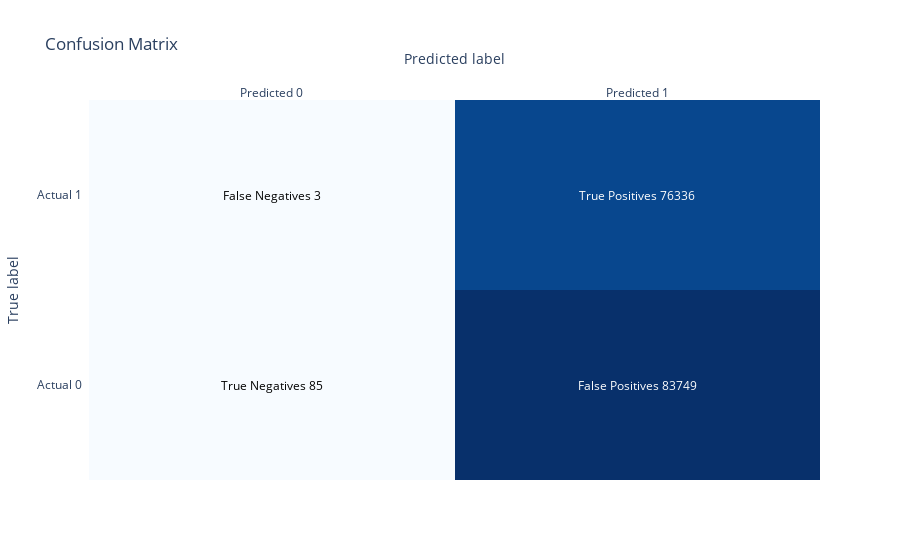

Write notebook code for a chart like this one.
### Code cell
inspect_message('e227', 30)

### Figure 1 — Plotly figure (JSON) as saved in the notebook; plotly's stock layout.template omitted (floating-point values rounded to 4 significant figures)
{"data": [{"colorscale": [[0, "rgb(247,251,255)"], [0.125, "rgb(222,235,247)"], [0.25, "rgb(198,219,239)"], [0.375, "rgb(158,202,225)"], [0.5, "rgb(107,174,214)"], [0.625, "rgb(66,146,198)"], [0.75, "rgb(33,113,181)"], [0.875, "rgb(8,81,156)"], [1, "rgb(8,48,107)"]], "reversescale": false, "showscale": false, "type": "heatmap", "x": ["Predicted 0", "Predicted 1"], "y": ["Actual 0", "Actual 1"], "z": [[85, 83749], [3, 76336]]}], "layout": {"annotations": [{"font": {"color": "#000000"}, "showarrow": false, "text": "True Negatives\n85", "x": "Predicted 0", "xref": "x", "y": "Actual 0", "yref": "y"}, {"font": {"color": "#FFFFFF"}, "showarrow": false, "text": "False Positives\n83749", "x": "Predicted 1", "xref": "x", "y": "Actual 0", "yref": "y"}, {"font": {"color": "#000000"}, "showarrow": false, "text": "False Negatives\n3", "x": "Predicted 0", "xref": "x", "y": "Actual 1", "yref": "y"}, {"font": {"color": "#FFFFFF"}, "showarrow": false, "text": "True Positives\n76336", "x": "Predicted 1", "xref": "x", "y": "Actual 1", "yref": "y"}], "title": {"text": "Confusion Matrix"}, "xaxis": {"dtick": 1, "gridcolor": "rgb(0, 0, 0)", "side": "top", "ticks": "", "title": {"text": "Predicted label"}}, "yaxis": {"dtick": 1, "ticks": "", "ticksuffix": "  ", "title": {"text": "True label"}}}}
